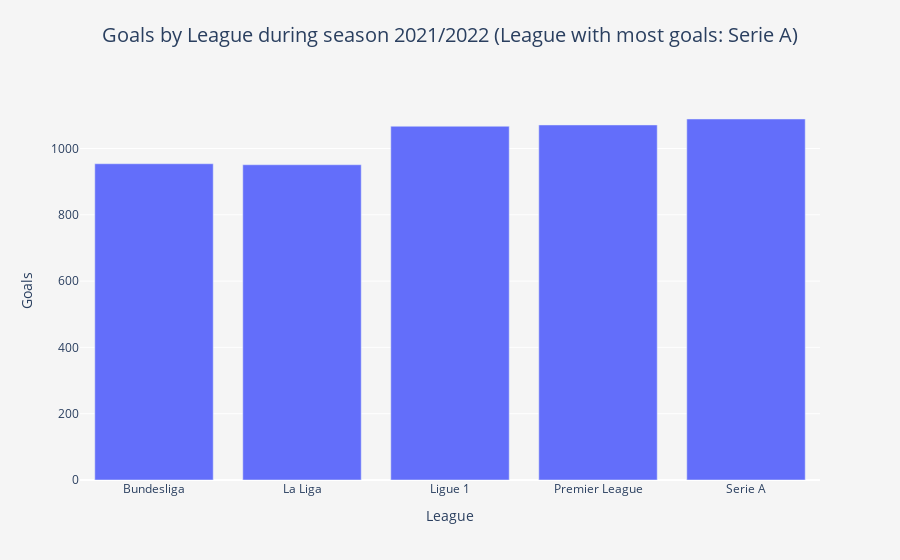

Source (notebook cell):
### Code cell
# Group data by league and calculate total goals
goals = df_2021.groupby('League')['FTHG', 'FTAG'].sum()
goals['Total Goals'] = goals['FTHG'] + goals['FTAG']
most_goals = goals['Total Goals'].idxmax()

# Create a bar plot using plotly
fig = go.Figure(
    data=go.Bar(x=goals.index, y=goals['Total Goals'], name='Total Goals')
)

# Add title and axis labels
fig.update_layout(
    title={
        'text': f'Goals by League during season 2021/2022 (League with most goals: {most_goals})',
        'x': 0.5,
        'y': 0.95,
        'font': {'size': 20}
    },
    xaxis={'title': 'League'},
    yaxis={'title': 'Goals'},
    plot_bgcolor='#f5f5f5',
    paper_bgcolor='#f5f5f5',
)

# Show plot
fig.show()

### Figure 1 — Plotly figure (JSON) as saved in the notebook; plotly's stock layout.template omitted (floating-point values rounded to 4 significant figures)
{"data": [{"name": "Total Goals", "type": "bar", "x": ["Bundesliga", "La Liga", "Ligue 1", "Premier League", "Serie A"], "y": [954, 951, 1067, 1071, 1089]}], "layout": {"paper_bgcolor": "#f5f5f5", "plot_bgcolor": "#f5f5f5", "title": {"font": {"size": 20}, "text": "Goals by League during season 2021/2022 (League with most goals: Serie A)", "x": 0.5, "y": 0.95}, "xaxis": {"title": {"text": "League"}}, "yaxis": {"title": {"text": "Goals"}}}}
